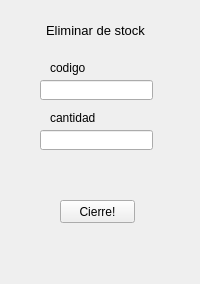
<?xml version="1.0" encoding="UTF-8"?>
<ui version="4.0">
 <class>MainWindow</class>
 <widget class="QMainWindow" name="MainWindow">
  <property name="geometry">
   <rect>
    <x>0</x>
    <y>0</y>
    <width>200</width>
    <height>284</height>
   </rect>
  </property>
  <property name="windowTitle">
   <string>MainWindow</string>
  </property>
  <widget class="QWidget" name="centralwidget">
   <widget class="QLabel" name="label">
    <property name="geometry">
     <rect>
      <x>40</x>
      <y>10</y>
      <width>111</width>
      <height>41</height>
     </rect>
    </property>
    <property name="font">
     <font>
      <pointsize>10</pointsize>
      <weight>50</weight>
      <bold>false</bold>
     </font>
    </property>
    <property name="text">
     <string>Eliminar de stock</string>
    </property>
    <property name="alignment">
     <set>Qt::AlignCenter</set>
    </property>
   </widget>
   <widget class="QLabel" name="label_2">
    <property name="geometry">
     <rect>
      <x>50</x>
      <y>60</y>
      <width>91</width>
      <height>16</height>
     </rect>
    </property>
    <property name="text">
     <string>codigo</string>
    </property>
   </widget>
   <widget class="QLineEdit" name="codDrop1">
    <property name="geometry">
     <rect>
      <x>40</x>
      <y>80</y>
      <width>113</width>
      <height>20</height>
     </rect>
    </property>
   </widget>
   <widget class="QPushButton" name="postDrop1">
    <property name="geometry">
     <rect>
      <x>60</x>
      <y>200</y>
      <width>75</width>
      <height>23</height>
     </rect>
    </property>
    <property name="text">
     <string>Cierre!</string>
    </property>
   </widget>
   <widget class="QLabel" name="stat1">
    <property name="geometry">
     <rect>
      <x>50</x>
      <y>230</y>
      <width>101</width>
      <height>31</height>
     </rect>
    </property>
    <property name="font">
     <font>
      <pointsize>10</pointsize>
      <weight>75</weight>
      <bold>true</bold>
     </font>
    </property>
    <property name="text">
     <string/>
    </property>
    <property name="alignment">
     <set>Qt::AlignCenter</set>
    </property>
   </widget>
   <widget class="QLabel" name="label_3">
    <property name="geometry">
     <rect>
      <x>50</x>
      <y>170</y>
      <width>91</width>
      <height>16</height>
     </rect>
    </property>
    <property name="text">
     <string/>
    </property>
   </widget>
   <widget class="QLabel" name="label_4">
    <property name="geometry">
     <rect>
      <x>50</x>
      <y>110</y>
      <width>91</width>
      <height>16</height>
     </rect>
    </property>
    <property name="text">
     <string>cantidad</string>
    </property>
   </widget>
   <widget class="QLineEdit" name="canDrop1">
    <property name="geometry">
     <rect>
      <x>40</x>
      <y>130</y>
      <width>113</width>
      <height>20</height>
     </rect>
    </property>
   </widget>
  </widget>
 </widget>
 <resources/>
 <connections/>
</ui>
